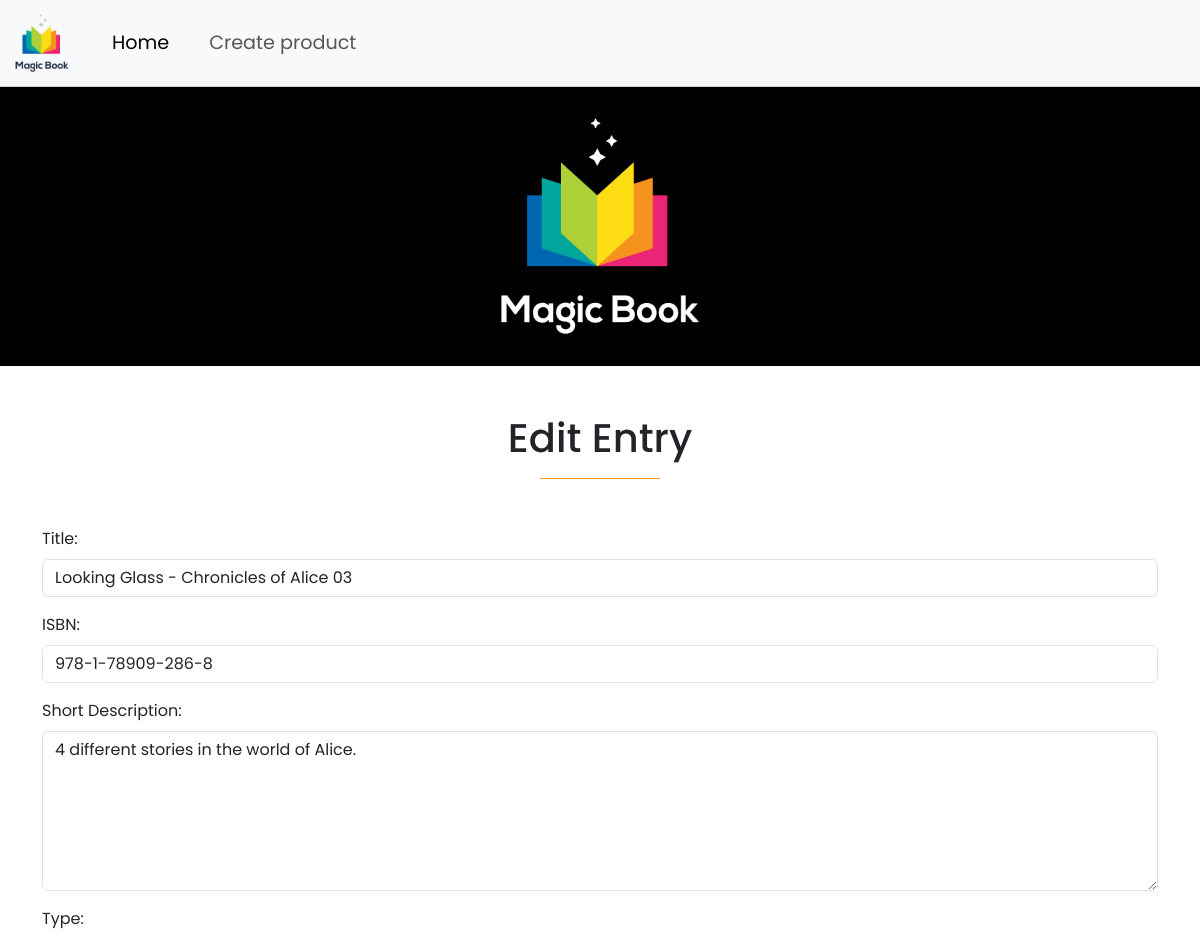
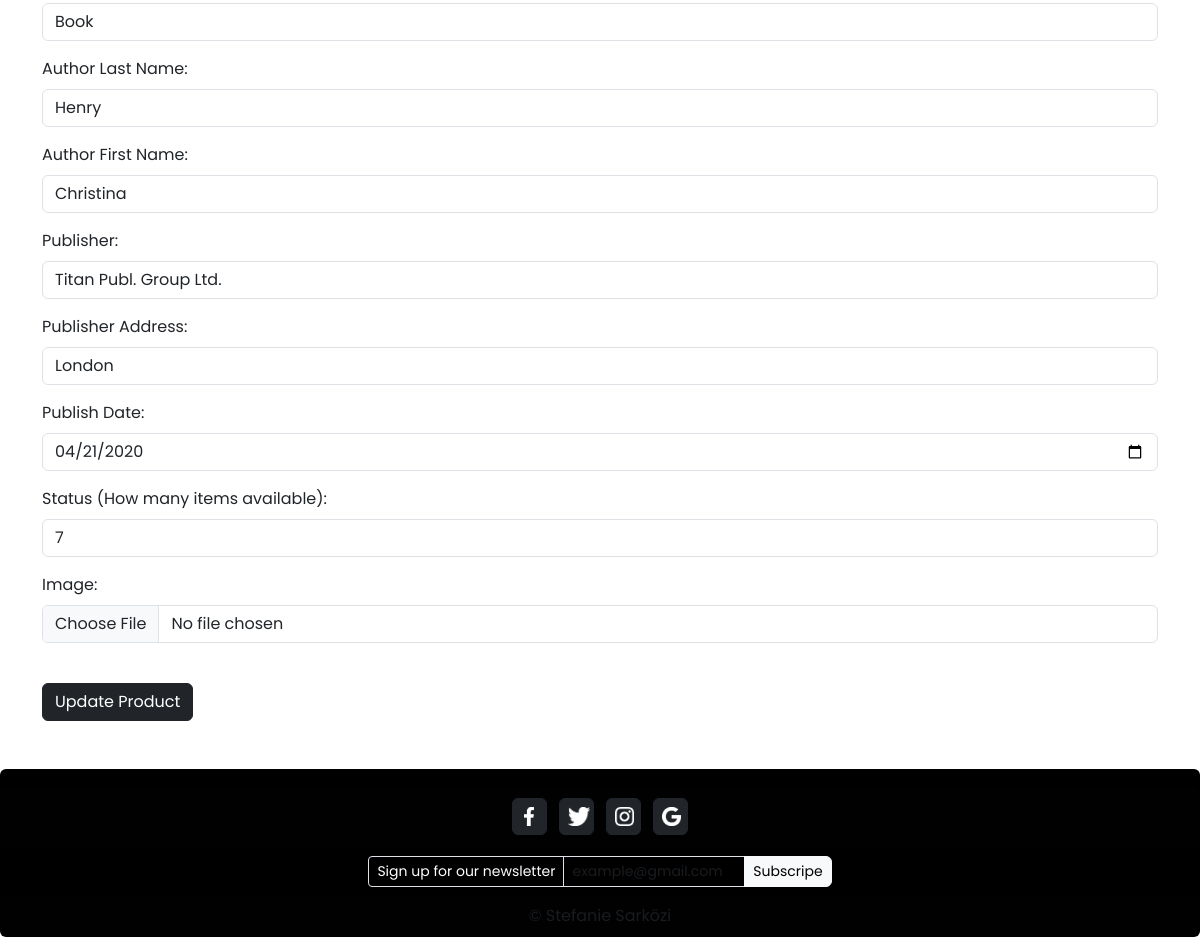
The page /php/edit.php?x=3 on the database its author committed (2 pictures, top to bottom).
### tables this page shows
CREATE TABLE `media` (
  `id` int(11) NOT NULL,
  `title` varchar(40) NOT NULL,
  `image` varchar(100) DEFAULT NULL,
  `ISBN` varchar(20) NOT NULL,
  `short_description` text NOT NULL,
  `type` varchar(15) NOT NULL,
  `author_first_name` varchar(20) NOT NULL,
  `author_last_name` varchar(20) NOT NULL,
  `publisher_name` varchar(30) NOT NULL,
  `publisher_address` varchar(50) NOT NULL,
  `publish_date` date NOT NULL,
  `status` int(100) NOT NULL
);

### php/edit.php (the view, shortened to what this page needs)
<?php
    require_once "db.connect.php";
    $id = $_GET["x"];
    $sql = "SELECT * FROM `media` WHERE `id` = $id";
    $result = mysqli_query($connect, $sql);
    $row = mysqli_fetch_assoc($result);
?>
<!DOCTYPE html>
<html lang="en">
<head>
    <link href="https://cdn.jsdelivr.net/npm/bootstrap@5.3.0/dist/css/bootstrap.min.css" rel="stylesheet">
</head>
<body>
<nav class="navbar navbar-expand-lg bg-body-tertiary">
    <div class="container-fluid">
        <a class="navbar-brand" href="index.php"> <img src="../images/logo.png" style="width: 5vw;" >  </a>
        <div class="collapse navbar-collapse" id="navbarSupportedContent">
        <ul class="navbar-nav me-auto mb-2 mb-lg-0">
            <li class="nav-item ms-3 me-4">
            <a class="nav-link active" aria-current="page" href="index.php">Home</a>
            </li>
            <li class="nav-item">
            <a class="nav-link" href="create.php">Create product</a>
            </li>
        </ul>
        </div>
    </div>
    </nav>
    <div class="headerImage mb-5"></div>
    <div class="text-center">
        <h1 >Edit Entry</h1>
        <hr class="MLLine" style="width:10vw;">
    </div>
    <div class="container mt-5 mb-5">
       <form method="POST" enctype="multipart/form-data">
           <div class="mb-3 mt-3">
               <label for="title" class= "form-label">Title:</label>
               <input  type="text" class="form-control" id="title" aria-describedby="title"
                name="title" value="<?= $row["title"] ?>">
            </div>
            <div class="mb-3">
                <label for="ISBN" class="form-label">ISBN:</label>
                <input type="text" class="form-control"  id="ISBN"  aria-describedby="ISBN"  name="ISBN" value="<?= $row["ISBN"] ?>">
            </div>
            <div class="mb-3">
                <label for="short_description" class="form-label">Short Description:</label>
                <textarea type="text" style="height: 20vh;" class="form-control"  id="short_description"  aria-describedby="short_description"  name="short_description"><?= $row["short_description"] ?></textarea>
            </div>
            <div class="mb-3">
                <label for="type" class="form-label">Type:</label>
                <input type="text" class="form-control"  id="type"  aria-describedby="type"  name="type" value="<?= $row["type"]?>">
            </div>
            <div class="mb-3">
                <label for="author_last_name" class="form-label">Author Last Name:</label>
                <input type="text" class="form-control"  id="author_last_name"  aria-describedby="author_last_name"  name="author_last_name" value="<?= $row["author_last_name"]?>">
            </div>
            <div class="mb-3">
                <label for="author_first_name" class="form-label">Author First Name:</label>
                <input type="text" class="form-control"  id="author_first_name"  aria-describedby="author_first_name"  name="author_first_name" value="<?= $row["author_first_name"]?>">
            </div>
            <div class="mb-3">
                <label for="publisher_name" class="form-label">Publisher:</label>
                <input type="text" class="form-control"  id="publisher_name"  aria-describedby="publisher_name"  name="publisher_name" value="<?= $row["publisher_name"]?>">
            </div>
            <div class="mb-3">
                <label for="publisher_address" class="form-label">Publisher Address:</label>
                <input type="text" class="form-control"  id="publisher_address"  aria-describedby="publisher_address"  name="publisher_address" value="<?= $row["publisher_address"]?>">
            </div>
            <div class="mb-3">
                <label for="publish_date" class="form-label">Publish Date:</label>
                <input type="date" class="form-control"  id="publish_date"  aria-describedby="publish_date"  name="publish_date" value="<?= $row["publish_date"]?>">
            </div>
            <div class="mb-3">
                <label for="status" class="form-label">Status (How many items available):</label>
                <input type="number" class="form-control"  id="status"  aria-describedby="status"  name="status" value="<?= $row["status"]?>">
            </div>
           <div class="mb-3">
                <label for="image" class="form-label">Image:</label>
                <input type = "file" class="form-control" id="image" aria-describedby="image"   name="image">
            </div>
            <button name="update" type="submit" class="btn btn-dark mt-4">Update Product</button>
        </form>
    </div>
    <footer >
        <div class="card text-center bg-black">
            <div class="card-header mt-3">
                <a class="btn btn-dark p-1 m-1" style="width: 3%;" href="#" role="button"><img src="../images/Facebook.png" width="40%" class="m-1"></a>
                <a class="btn btn-dark p-1 m-1" style="width: 3%;" href="#" role="button"><img src="../images/twitter.png" width="90%" class="m-1"></a>
                <a class="btn btn-dark p-1 m-1" style="width: 3%;" href="#" role="button"><img src="../images/instagram.png" width="75%"  class="m-1"></a>
                <a class="btn btn-dark p-1 m-1" style="width: 3%;" href="#" role="button"><img src="../images/google.png" width="75%"  class="m-1"></a>
            </div>
            <span class="card-body input-group input-group-sm  mx-auto p-2" style="width: 40%;" >
                <span class="input-group-text bg-black text-white">Sign up for our newsletter</span>
                <input type="text" name="email" autocomplete="email" class="form-control bg-black" placeholder="example@gmail.com">
                <button class=" btn rounded-end btn-light " type="button" id="button-addon1"> Subscripe</button>
            </span>
            <div class="card-footer text-body-secondary">
                &copy; Stefanie Sarközi
            </div>
          </div>
    </footer>
</body>
</html>

### css/create.css (style rules this page uses)
* { font-family: 'Poppins', sans-serif; }
.navbar { font-size:larger; }
.headerImage { background-image: url("../images/hero2.png"); width: 100%; height: 35vh; background-position: center; background-repeat: no-repeat; align-items: center; background-size: cover; justify-content: center; position: relative; display: flex; }
.MLLine { margin-left: 45%; color: #fda000; opacity: 100%; }

### rows shown on the page
media: title "Looking Glass - Chronicles of Alice 03", ISBN "978-1-78909-286-8", short_description "4 different stories in the world of Alice.", type "Book", author_last_name "Henry", author_first_name "Christina", publisher_name "Titan Publ. Group Ltd.", publisher_address "London", publish_date "04/21/2020", status "7"
